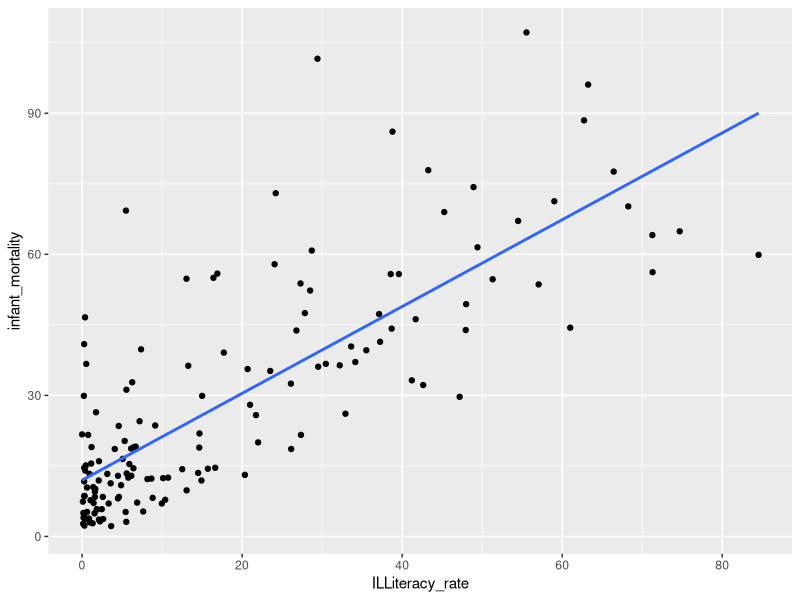

The R script that drew this image:
## ---- chunk 1
knitr::opts_chunk$set(echo = TRUE)
## ---- chunk 2
# Some basic set-up
library(tidyverse)
devt <- read_csv("wb_dev_ind.csv")
## ---- chunk 3
devt
## ---- chunk 4
summary(devt)
## ---- chunk 5
devt %>% summarise(
  mean_gdpPc = mean(gdp_per_capita, na.rm = TRUE) %>% round(),
  sd_gdpPc = sd(gdp_per_capita, na.rm = TRUE) %>% round()
)
## ---- chunk 6
devt %>%
  mutate(ILliteracy_all = 100 - literacy_all) %>%
  summarise(
    mean_ILLit = mean(ILliteracy_all, na.rm = TRUE) %>% round(2),
    sd_ILLit = sd(ILliteracy_all, na.rm = TRUE) %>% round(2)
  )
## ---- chunk 7
devt %>%
  summarise(
    mean_INF_mortal = mean(infant_mortality, na.rm = TRUE) %>% round(2),
    sd_INF_mortal = sd(infant_mortality, na.rm = TRUE) %>% round(2)
  )
## ---- chunk 8
devt %>%
  mutate(
    ILLit_male = 100 - literacy_male,
    ILLit_female = 100 - literacy_female
  ) %>%
  summarise(
    mean_ILLit_male = mean(ILLit_male, na.rm = TRUE) %>% round(2),
    mean_ILLit_female = mean(ILLit_female, na.rm = TRUE) %>% round(2)
  )
## ---- chunk 9
devt_gdp <- devt %>%
  filter(!is.na(gdp_per_capita))
## ---- chunk 10
devt_gdp %>%
  arrange(desc(gdp_per_capita)) %>%
  filter(row_number() <= 50) %>%
  mutate(ILLiteracy_all = 100 - literacy_all) %>%
  summarise(
    mean_ILLit_rich = mean(ILLiteracy_all, na.rm = TRUE) %>% round(2),
    min_ILLit_rich = min(ILLiteracy_all, na.rm = TRUE) %>% round(2),
    max_ILLit_rich = max(ILLiteracy_all, na.rm = TRUE) %>% round(2)
  )
## ---- chunk 11
devt_gdp %>%
  arrange(gdp_per_capita) %>%
  filter(row_number() <= 50) %>%
  mutate(ILLiteracy_all = 100 - literacy_all) %>%
  summarise(
    mean_ILLit_poor = mean(ILLiteracy_all, na.rm = TRUE) %>% round(2),
    min_ILLit_poor = min(ILLiteracy_all, na.rm = TRUE) %>% round(2),
    max_ILLit_poor = max(ILLiteracy_all, na.rm = TRUE) %>% round(2)
  )
## ---- chunk 12
devt_gdp %>%
  arrange(desc(gdp_per_capita)) %>%
  filter(row_number() <= 50) %>%
  summarise(
    mean_INFmortal_rich = mean(infant_mortality, na.rm = TRUE) %>% round(2),
    min_INFmortal_rich = min(infant_mortality, na.rm = TRUE) %>% round(2),
    max_INFmortal_rich = max(infant_mortality, na.rm = TRUE) %>% round(2)
  )
## ---- chunk 13
devt_gdp %>%
  arrange(gdp_per_capita) %>%
  filter(row_number() <= 50) %>%
  summarise(
    mean_INFmortal_poor = mean(infant_mortality, na.rm = TRUE) %>% round(2),
    min_INFmortal_poor = min(infant_mortality, na.rm = TRUE) %>% round(2),
    max_INFmortal_poor = max(infant_mortality, na.rm = TRUE) %>% round(2)
  )
## ---- chunk 14
devt %>%
  summarise(median_gdpPc = median(gdp_per_capita, na.rm = TRUE) %>% round())
## ---- chunk 15
lm(infant_mortality ~ gdp_per_capita, data = devt) %>% summary()
## ---- chunk 16
lm(I(100 - literacy_all) ~ gdp_per_capita, data = devt) %>% summary()
## ---- chunk 17
lm(infant_mortality ~ I(100 - literacy_all), data = devt) %>% summary()
## ---- chunk 18
devt %>%
  mutate(ILLiteracy_rate = 100 - literacy_all) %>%
  ggplot(aes(ILLiteracy_rate, infant_mortality)) +
  geom_point() +
  geom_smooth(se = FALSE, method = "lm")
